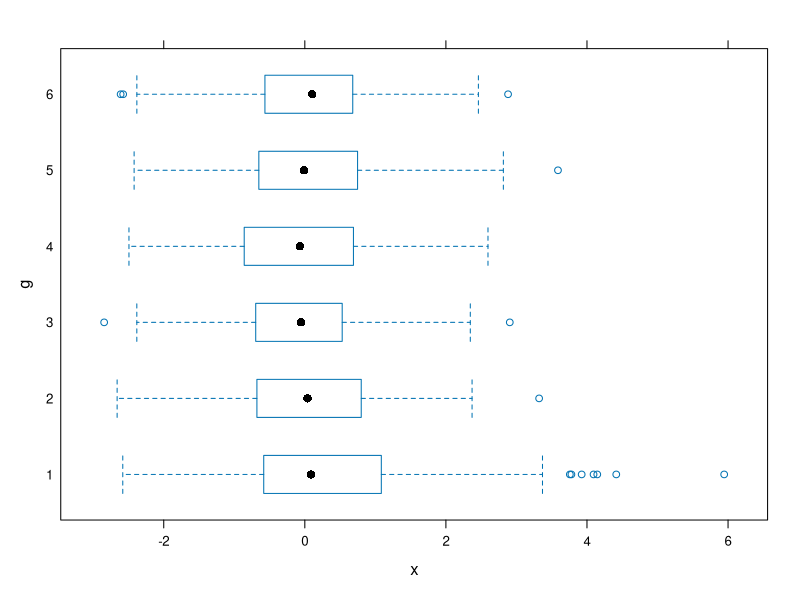
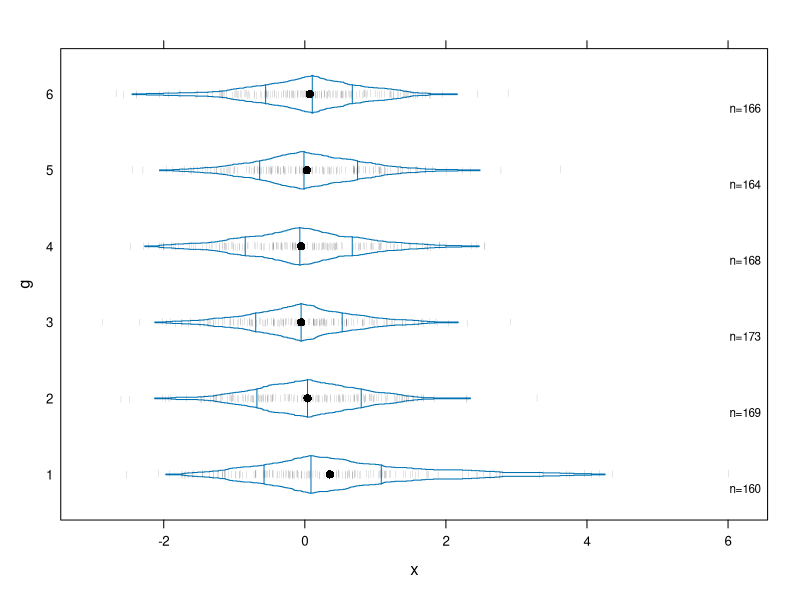
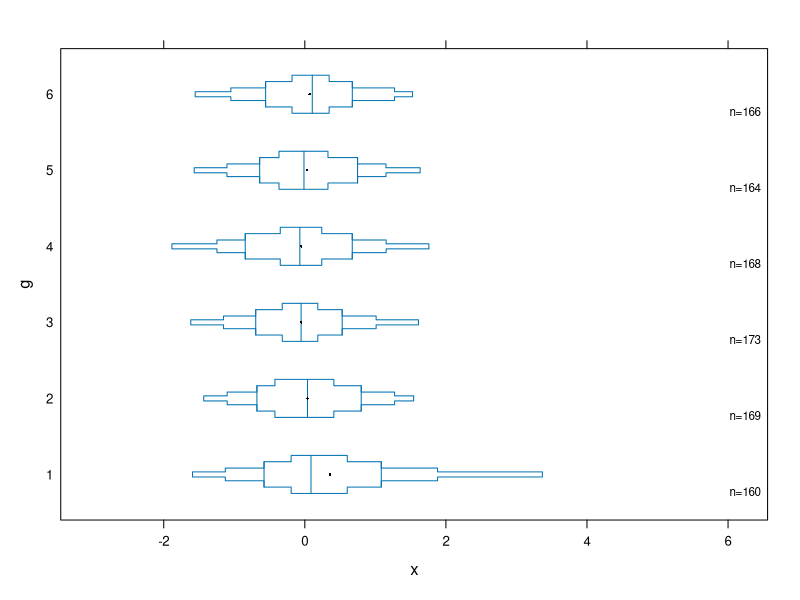
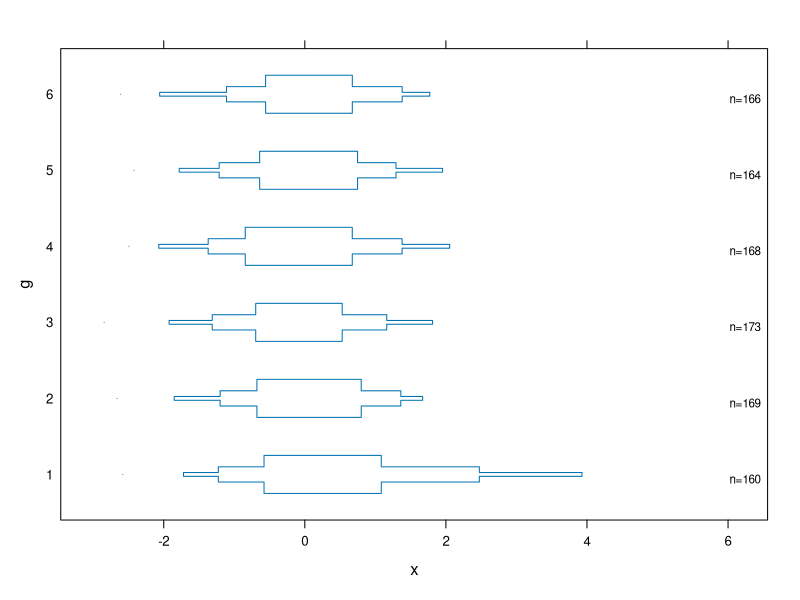
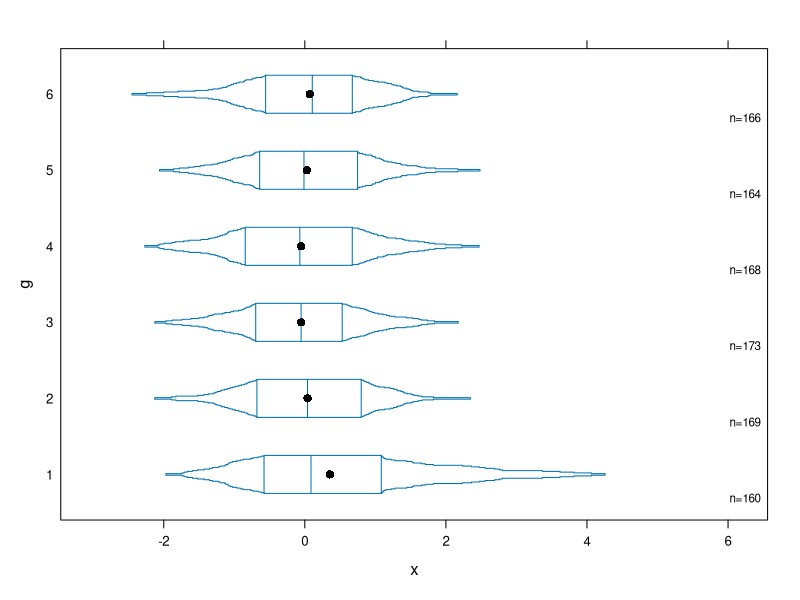
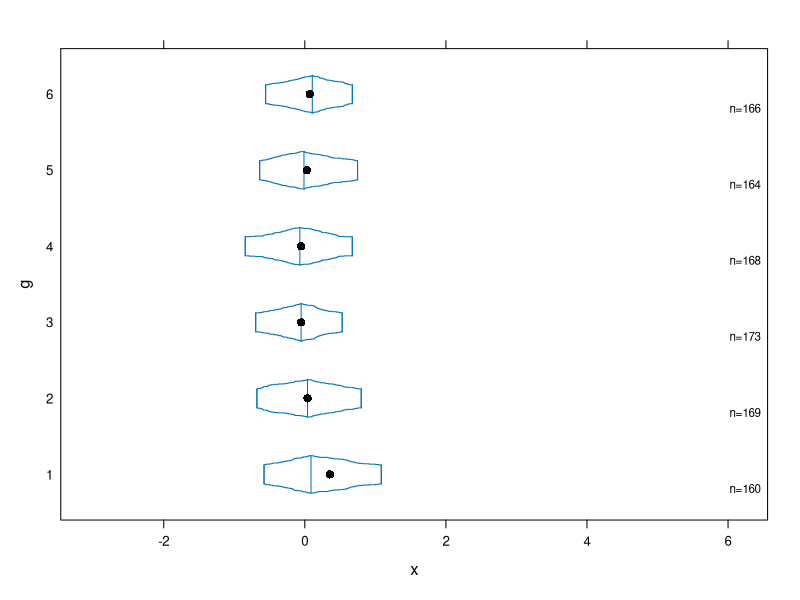
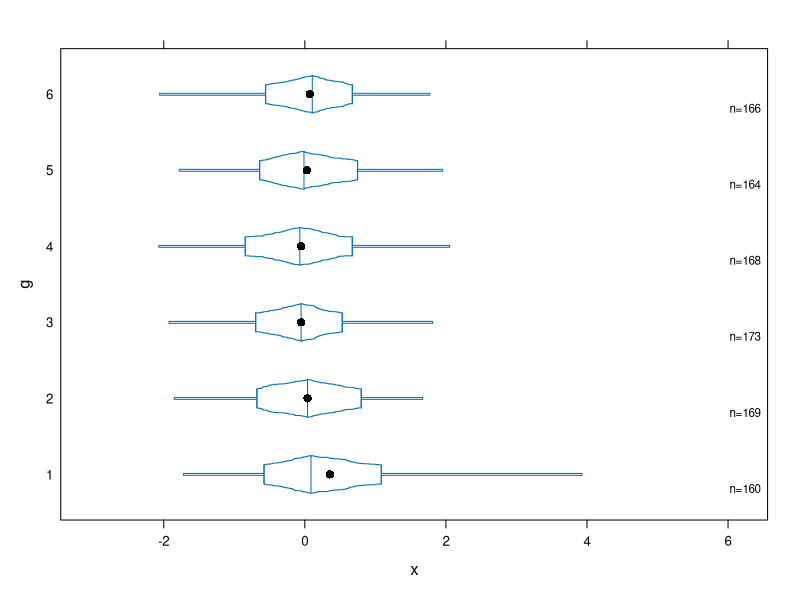
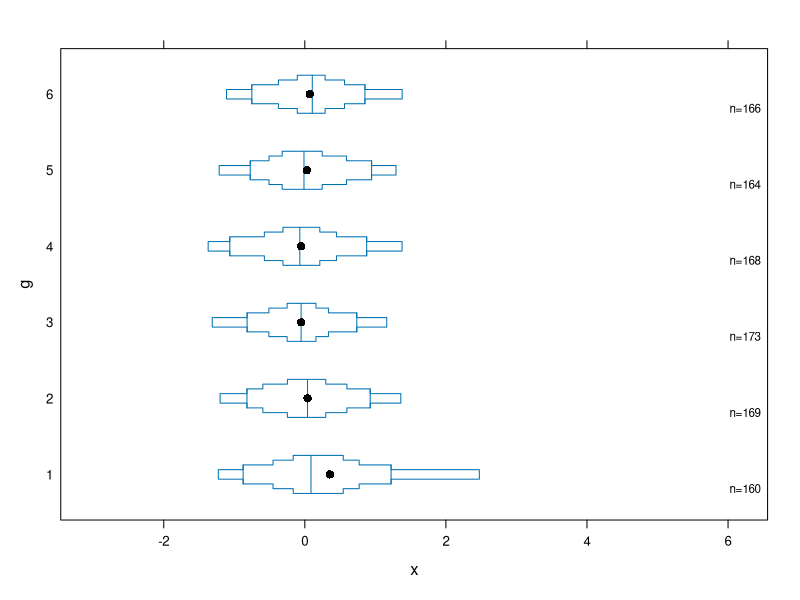

Write the R code that produced these figures, in order.
library(Hmisc)


### Name: panel.bpplot
### Title: Box-Percentile Panel Function for Trellis
### Aliases: panel.bpplot bpplotM bpplt bppltp
### Keywords: nonparametric hplot distribution

### ** Examples

set.seed(13)
x <- rnorm(1000)
g <- sample(1:6, 1000, replace=TRUE)
x[g==1][1:20] <- rnorm(20)+3   # contaminate 20 x's for group 1


# default trellis box plot
require(lattice)
bwplot(g ~ x)


# box-percentile plot with data density (rug plot)
bwplot(g ~ x, panel=panel.bpplot, probs=seq(.01,.49,by=.01), datadensity=TRUE)
# add ,scat1d.opts=list(tfrac=1) to make all tick marks the same size
# when a group has > 125 observations


# small dot for means, show only .05,.125,.25,.375,.625,.75,.875,.95 quantiles
bwplot(g ~ x, panel=panel.bpplot, cex.means=.3)


# suppress means and reference lines for lower and upper quartiles
bwplot(g ~ x, panel=panel.bpplot, probs=c(.025,.1,.25), means=FALSE, qref=FALSE)


# continuous plot up until quartiles ("Tootsie Roll plot")
bwplot(g ~ x, panel=panel.bpplot, probs=seq(.01,.25,by=.01))


# start at quartiles then make it continuous ("coffin plot")
bwplot(g ~ x, panel=panel.bpplot, probs=seq(.25,.49,by=.01))


# same as previous but add a spike to give 0.95 interval
bwplot(g ~ x, panel=panel.bpplot, probs=c(.025,seq(.25,.49,by=.01)))


# decile plot with reference lines at outer quintiles and median
bwplot(g ~ x, panel=panel.bpplot, probs=c(.1,.2,.3,.4), qref=c(.5,.2,.8))


# default plot with tick marks showing all observations outside the outer
# box (.05 and .95 quantiles), with very small ticks
bwplot(g ~ x, panel=panel.bpplot, nout=.05, scat1d.opts=list(frac=.01))


# show 5 smallest and 5 largest observations
bwplot(g ~ x, panel=panel.bpplot, nout=5)


# Use a scat1d option (preserve=TRUE) to ensure that the right peak extends 
# to the same position as the extreme scat1d
bwplot(~x , panel=panel.bpplot, probs=seq(.00,.5,by=.001), 
       datadensity=TRUE, scat1d.opt=list(preserve=TRUE))

# Add an extended box plot to an existing base graphics plot
plot(x, 1:length(x))
panel.bpplot(x, 1070, nogrid=TRUE, pch=19, height=15, cex.means=.5)

# Draw a prototype showing how to interpret the plots
bpplt()

# Example for bpplotM
set.seed(1)
n <- 800
d <- data.frame(treatment=sample(c('a','b'), n, TRUE),
                sex=sample(c('female','male'), n, TRUE),
                age=rnorm(n, 40, 10),
                bp =rnorm(n, 120, 12),
                wt =rnorm(n, 190, 30))
label(d$bp) <- 'Systolic Blood Pressure'
units(d$bp) <- 'mmHg'
bpplotM(age + bp + wt ~ treatment, data=d)
bpplotM(age + bp + wt ~ treatment * sex, data=d, cex.strip=.8)
bpplotM(age + bp + wt ~ treatment*sex, data=d,
        violin=TRUE,
        violin.opts=list(col=adjustcolor('blue', alpha.f=.15),
                         border=FALSE))


bpplotM(c('age', 'bp', 'wt'), groups='treatment', data=d)
# Can use Hmisc Cs function, e.g. Cs(age, bp, wt)
bpplotM(age + bp + wt ~ treatment, data=d, nloc='left')

# Without treatment: bpplotM(age + bp + wt ~ 1, data=d)

## Not run: 
##D # Automatically find all variables that appear to be continuous
##D getHdata(support)
##D bpplotM(data=support, group='dzgroup',
##D         cex.strip=.4, cex.means=.3, cex.n=.45)
##D 
##D # Separate displays for categorical vs. continuous baseline variables
##D getHdata(pbc)
##D pbc <- upData(pbc, moveUnits=TRUE)
##D 
##D s <- summaryM(stage + sex + spiders ~ drug, data=pbc)
##D plot(s)
##D Key(0, .5)
##D s <- summaryP(stage + sex + spiders ~ drug, data=pbc)
##D plot(s, val ~ freq | var, groups='drug', pch=1:3, col=1:3,
##D      key=list(x=.6, y=.8))
##D 
##D bpplotM(bili + albumin + protime + age ~ drug, data=pbc)
## End(Not run)
